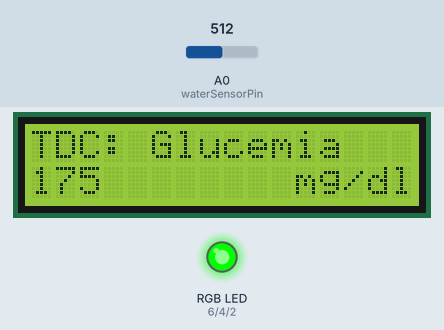
Simulated run of this sketch. Board: Arduino Uno, built with avr-gcc and run on an emulated ATmega328P. Parts: 16×2 character LCD, an RGB LED mixed from three pins (HIGH = lit). Inputs (shaded band) come from the test bench; at power-on: A0 (waterSensorPin) = 512. What the sketch prints to the serial monitor is not drawn.

Above: at 1.2 s.
1.3 s: A0 (waterSensorPin) set to 552
At 3.0 s:
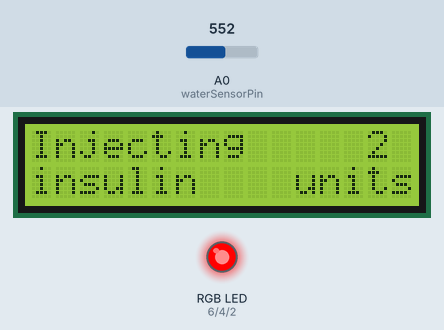
At 4.6 s:
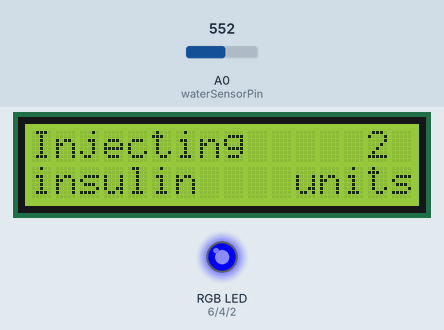
Timing chart, 0 to 6.1 s (numbered marks = the images above; inputs shaded):
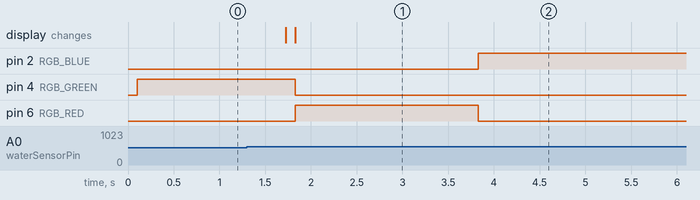

Measured:
- the behaviour switches between 536 and 537 on A0 (waterSensorPin) (found by bisection; images 0 and 1)
- after the input at 1.3 s, pin 2 (RGB_BLUE): LOW → HIGH after 2.5 s; pin 4 (RGB_GREEN): HIGH → LOW after 0.53 s; pin 6 (RGB_RED): LOW → HIGH after 0.53 s, → LOW 2.0 s later; the display: first changes after 0.42 s (image 1 shows a later state)

The sketch:

pa.ino
```cpp
#include <Wire.h>
#include <LiquidCrystal_I2C.h>

#define RGB_BLUE 2
#define RGB_GREEN 4
#define RGB_RED 6

enum Color {RED, GREEN, BLUE};
enum State {NORMAL, WARNING, WAITING, INJECTING};

LiquidCrystal_I2C lcd = LiquidCrystal_I2C(0x27, 16, 2);

const int waterSensorPin = A0;

unsigned long lastMeasurementTime = 0;
unsigned long prevMeasurementTime = 0;

void setup() {
  Serial.begin(9600);

  pinMode(waterSensorPin, INPUT);

  lcd.init();
  lcd.backlight();

  pinMode(RGB_RED, OUTPUT);
  pinMode(RGB_GREEN, OUTPUT);
  pinMode(RGB_BLUE, OUTPUT);
}

int getGlucemia(){
  int waterLevel = analogRead(waterSensorPin);
  lastMeasurementTime = millis();
  return map(waterLevel, 0, 1023, 50, 300); // +40-60
}

void showGlucemia(int glucemia) {
  lcd.clear();
  lcd.setCursor(0,0); // set cursor at line 0, char 0
  lcd.print("TDC: Glucemia");
  lcd.setCursor(0,1); // go to start of 2nd line
  lcd.print(glucemia);
  lcd.setCursor(11,1); // go to start of 2nd line // mg/dl
  lcd.print("mg/dl");
}

void showInsulinUnits(int insulinUnits) {
  lcd.clear();
  lcd.setCursor(0,0);
  lcd.print("Injecting");
  lcd.setCursor(14,0);
  lcd.print(insulinUnits);
  lcd.setCursor(0,1);
  lcd.print("insulin");
  lcd.setCursor(11,1);
  lcd.print("units");
}

void setLed(Color color){
  switch (color)
  {
    case GREEN:
      digitalWrite(RGB_GREEN, HIGH);
      digitalWrite(RGB_BLUE, LOW);
      digitalWrite(RGB_RED, LOW);
      break;
    case RED:
      digitalWrite(RGB_GREEN, LOW);
      digitalWrite(RGB_BLUE, LOW);
      digitalWrite(RGB_RED, HIGH);
      break;
    case BLUE:
      digitalWrite(RGB_GREEN, LOW);
      digitalWrite(RGB_BLUE, HIGH);
      digitalWrite(RGB_RED, LOW);
      break;
    default: break;
  }
}

int getDelayByState(State state){
  switch (state)
  {
    case WARNING: return 500;
    case NORMAL: return 1000;
    case INJECTING: return 2000;
    case WAITING: return 15000;
    default: return 500;
  }
}

int getInsulinUnits(float from, float to) {
  float units = from/to;
  return units;
}

void showValorFinalEsperado(float f, int insulinUnits) {
  Serial.print("Valor final espearado: ");
  Serial.print(f-(insulinUnits*50));
  Serial.println(" mg/dl");
}


float ValorRef = 180;
float f = 0;
float e = ValorRef - f;
float ePrev;

int getDelayByValue(){
  if (e < 50 and e >= 0) {
    return getDelayByState(WARNING);
  }

  return getDelayByState(NORMAL);
}

void showValues(float dedt, boolean P, boolean D) {
  Serial.print("Valores t: ");
  Serial.print(lastMeasurementTime);
  Serial.print(" Vref: ");
  Serial.print(ValorRef);
  Serial.print(" f: ");
  Serial.print(f);
  Serial.print(" e: ");
  Serial.print(e);
  Serial.print(" de/dt: ");
  Serial.print(dedt);
  Serial.print(" P: ");
  Serial.print(P);
  Serial.print(" D: ");
  Serial.print(D);
  Serial.print(" PD: ");
  Serial.print(P or D);
  Serial.println("");
}

float getDerivativeValue() {
  float de = (e - ePrev);
  float dt = (lastMeasurementTime - prevMeasurementTime) / 1000.0;

  return de/dt;
}

void loop() {
  f = getGlucemia();
  showGlucemia(f);

  // Punto suma
  e = ValorRef - f;

  float dedt = getDerivativeValue();
  boolean P = e < 0;
  boolean D = (ePrev and getDerivativeValue() < -30);
  showValues(dedt, P, D);

  int insulinUnits = 0;
  if (P or D) {
    insulinUnits = getInsulinUnits(f, ValorRef/2);
    Serial.print("Inyectando ");
    Serial.print(insulinUnits);
    Serial.println(" unidad internacional de insulina");
    showInsulinUnits(insulinUnits);
    setLed(RED);
    delay(getDelayByState(INJECTING));
    Serial.println("Esperando metabolización de la insulina");
    setLed(BLUE);
    delay(getDelayByState(WAITING));
  } else {
    setLed(GREEN);
    delay(getDelayByValue());
  }
  showValorFinalEsperado(f, insulinUnits);

  ePrev = e;
  prevMeasurementTime = lastMeasurementTime;
}
```
